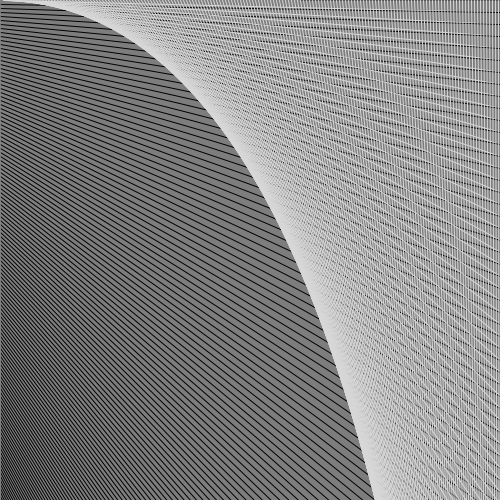
Frame 1 (no input)
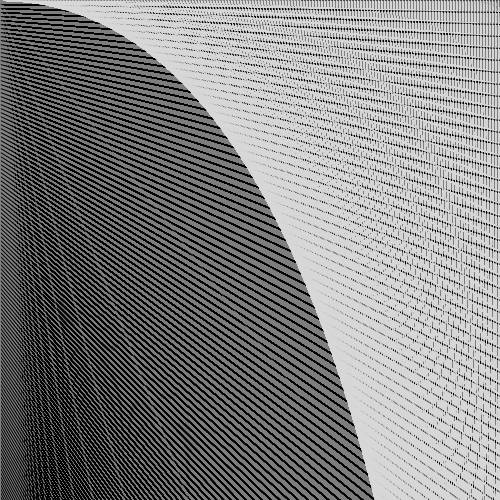
Frame 60 (the mouse pressed at the canvas centre just before this capture)
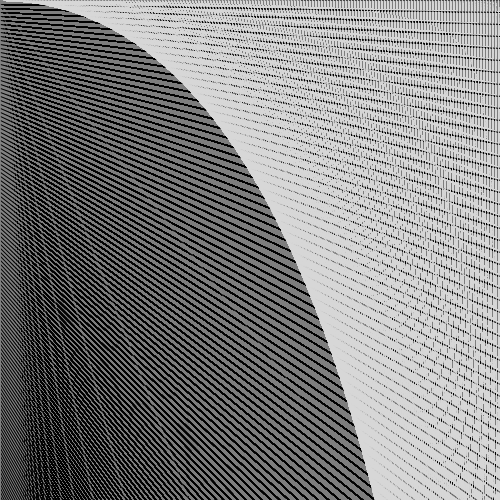
Frame 120 (the mouse held since frame 60 and released just before this capture)

The Processing sketch that drew these frames (run headless with seeded random() and noise(); from frame 60 on, the mouse is pressed at the canvas centre):

// Processing sketch: processing_87800
// ── processing_87800.pde

void setup(){
  size (500, 500);
  smooth();
  background(125);
}

void draw(){
 strokeWeight(.5);
 noFill();
for(int i=0;i<980;i+=4){
   stroke(215);
  line(i*.75,0,500,i*3);
  
  stroke(0);
  line(0,i*1,500,i*3);
  
  stroke(130);
  strokeWeight(1);
  line(0,i*1,300,i*99);
}
 
}
